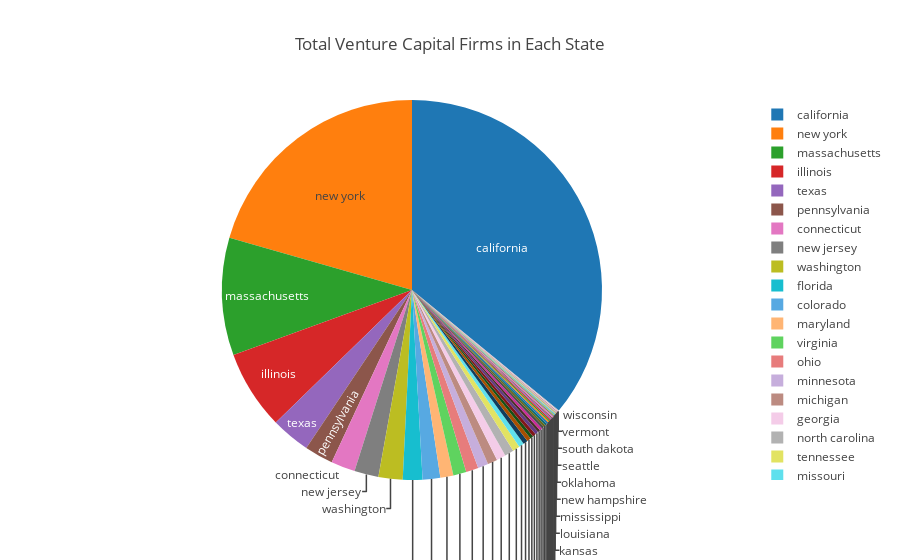

The cell this chart's notebook holds for it:
### Code cell
layout = go.Layout(
    title = go.layout.Title(
        text = 'Total Venture Capital Firms in Each State'
    ),
)
data = go.Pie(labels=state_vc_df.state, values=state_vc_df.total_vc, textinfo='label',hoverinfo='label+percent+value')

fig = go.Figure(data = [data], layout = layout)

iplot(fig, filename='basic_pie_chart_1.html')

### Figure 1 — Plotly figure (JSON) as saved in the notebook; plotly's stock layout.template omitted (floating-point values rounded to 4 significant figures)
{"data": [{"hoverinfo": "label+percent+value", "labels": ["alabama", "arizona", "arkansas", "california", "colorado", "connecticut", "delaware", "florida", "georgia", "hawaii", "illinois", "indiana", "iowa", "kansas", "kentucky", "louisiana", "maine", "maryland", "massachusetts", "michigan", "minnesota", "mississippi", "missouri", "montana", "nebraska", "nevada", "new hampshire", "new jersey", "new mexico", "new york", "north carolina", "north dakota", "ohio", "oklahoma", "oregon", "pennsylvania", "rhode island", "seattle", "south carolina", "south dakota", "tennessee", "texas", "utah", "vermont", "virginia", "washington", "west virginia", "wisconsin"], "textinfo": "label", "type": "pie", "uid": "e1b7723e-85b1-4911-9054-7526a16b4fa0", "values": [2, 5, 1, 647, 27, 37, 6, 30, 14, 2, 121, 7, 3, 1, 2, 1, 4, 20, 180, 15, 16, 1, 8, 2, 4, 3, 1, 37, 2, 370, 14, 4, 19, 1, 5, 44, 2, 1, 2, 1, 11, 60, 5, 1, 20, 37, 3, 1]}], "layout": {"title": {"text": "Total Venture Capital Firms in Each State"}}}
